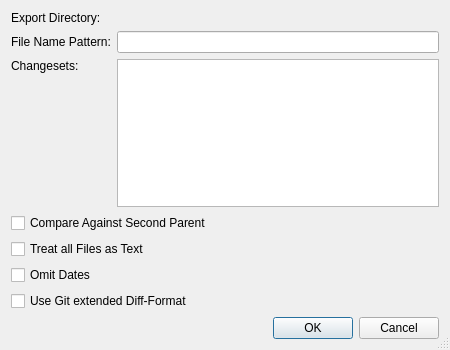
<?xml version="1.0" encoding="UTF-8"?>
<ui version="4.0">
 <class>HgExportDialog</class>
 <widget class="QDialog" name="HgExportDialog">
  <property name="geometry">
   <rect>
    <x>0</x>
    <y>0</y>
    <width>450</width>
    <height>350</height>
   </rect>
  </property>
  <property name="windowTitle">
   <string>Export Patches</string>
  </property>
  <property name="sizeGripEnabled">
   <bool>true</bool>
  </property>
  <layout class="QVBoxLayout" name="verticalLayout">
   <item>
    <layout class="QGridLayout" name="gridLayout">
     <item row="0" column="0">
      <widget class="QLabel" name="label">
       <property name="text">
        <string>Export Directory:</string>
       </property>
      </widget>
     </item>
     <item row="0" column="1">
      <widget class="E5PathPicker" name="directoryPicker" native="true">
       <property name="sizePolicy">
        <sizepolicy hsizetype="Expanding" vsizetype="Preferred">
         <horstretch>0</horstretch>
         <verstretch>0</verstretch>
        </sizepolicy>
       </property>
       <property name="focusPolicy">
        <enum>Qt::StrongFocus</enum>
       </property>
       <property name="toolTip">
        <string>Enter the target name</string>
       </property>
       <property name="whatsThis">
        <string>&lt;b&gt;Target name&lt;/b&gt;
&lt;p&gt;Enter the new name in this field. The target must be the new name or an absolute path.&lt;/p&gt;</string>
       </property>
      </widget>
     </item>
     <item row="1" column="0">
      <widget class="QLabel" name="label_2">
       <property name="text">
        <string>File Name Pattern:</string>
       </property>
      </widget>
     </item>
     <item row="1" column="1">
      <widget class="QLineEdit" name="patternEdit">
       <property name="toolTip">
        <string>Enter the file name pattern for the export files</string>
       </property>
       <property name="whatsThis">
        <string>&lt;b&gt;File Name Pattern&lt;/b&gt;
&lt;p&gt;Enter the file name pattern to be used to generate the export files
here. Valid recognized patterns are:&lt;/p&gt;
&lt;table&gt;
&lt;tr&gt;&lt;td&gt;%%&lt;/td&gt;&lt;td&gt;literal &quot;%&quot; character&lt;/td&gt;&lt;/tr&gt;
&lt;tr&gt;&lt;td&gt;%H&lt;/td&gt;&lt;td&gt;changeset hash (40 hexadecimal digits)&lt;/td&gt;&lt;/tr&gt;
&lt;tr&gt;&lt;td&gt;%N&lt;/td&gt;&lt;td&gt;number of patches being generated&lt;/td&gt;&lt;/tr&gt;
&lt;tr&gt;&lt;td&gt;%R&lt;/td&gt;&lt;td&gt;changeset revision number&lt;/td&gt;&lt;/tr&gt;
&lt;tr&gt;&lt;td&gt;%b&lt;/td&gt;&lt;td&gt;basename of the exporting repository&lt;/td&gt;&lt;/tr&gt;
&lt;tr&gt;&lt;td&gt;%h&lt;/td&gt;&lt;td&gt;short-form changeset hash (12 hexadecimal digits)&lt;/td&gt;&lt;/tr&gt;
&lt;tr&gt;&lt;td&gt;%n&lt;/td&gt;&lt;td&gt;zero-padded sequence number, starting at 1&lt;/td&gt;&lt;/tr&gt;
&lt;tr&gt;&lt;td&gt;%r&lt;/td&gt;&lt;td&gt;zero-padded changeset revision number&lt;/td&gt;&lt;/tr&gt;
&lt;/table&gt;    
</string>
       </property>
      </widget>
     </item>
     <item row="2" column="0">
      <widget class="QLabel" name="label_3">
       <property name="text">
        <string>Changesets:</string>
       </property>
       <property name="alignment">
        <set>Qt::AlignLeading|Qt::AlignLeft|Qt::AlignTop</set>
       </property>
      </widget>
     </item>
     <item row="2" column="1">
      <widget class="QPlainTextEdit" name="changesetsEdit">
       <property name="toolTip">
        <string>Enter changesets by number, id, range or revset expression one per line</string>
       </property>
       <property name="tabChangesFocus">
        <bool>true</bool>
       </property>
       <property name="lineWrapMode">
        <enum>QPlainTextEdit::NoWrap</enum>
       </property>
      </widget>
     </item>
    </layout>
   </item>
   <item>
    <widget class="QCheckBox" name="switchParentCheckBox">
     <property name="toolTip">
      <string/>
     </property>
     <property name="text">
      <string>Compare Against Second Parent</string>
     </property>
    </widget>
   </item>
   <item>
    <widget class="QCheckBox" name="textCheckBox">
     <property name="toolTip">
      <string/>
     </property>
     <property name="text">
      <string>Treat all Files as Text</string>
     </property>
    </widget>
   </item>
   <item>
    <widget class="QCheckBox" name="datesCheckBox">
     <property name="text">
      <string>Omit Dates</string>
     </property>
    </widget>
   </item>
   <item>
    <widget class="QCheckBox" name="gitCheckBox">
     <property name="text">
      <string>Use Git extended Diff-Format</string>
     </property>
    </widget>
   </item>
   <item>
    <widget class="QDialogButtonBox" name="buttonBox">
     <property name="orientation">
      <enum>Qt::Horizontal</enum>
     </property>
     <property name="standardButtons">
      <set>QDialogButtonBox::Cancel|QDialogButtonBox::Ok</set>
     </property>
    </widget>
   </item>
  </layout>
 </widget>
 <customwidgets>
  <customwidget>
   <class>E5PathPicker</class>
   <extends>QWidget</extends>
   <header>E5Gui/E5PathPicker.h</header>
   <container>1</container>
  </customwidget>
 </customwidgets>
 <tabstops>
  <tabstop>directoryPicker</tabstop>
  <tabstop>patternEdit</tabstop>
  <tabstop>changesetsEdit</tabstop>
  <tabstop>switchParentCheckBox</tabstop>
  <tabstop>textCheckBox</tabstop>
  <tabstop>datesCheckBox</tabstop>
  <tabstop>gitCheckBox</tabstop>
 </tabstops>
 <resources/>
 <connections>
  <connection>
   <sender>buttonBox</sender>
   <signal>accepted()</signal>
   <receiver>HgExportDialog</receiver>
   <slot>accept()</slot>
   <hints>
    <hint type="sourcelabel">
     <x>248</x>
     <y>254</y>
    </hint>
    <hint type="destinationlabel">
     <x>157</x>
     <y>274</y>
    </hint>
   </hints>
  </connection>
  <connection>
   <sender>buttonBox</sender>
   <signal>rejected()</signal>
   <receiver>HgExportDialog</receiver>
   <slot>reject()</slot>
   <hints>
    <hint type="sourcelabel">
     <x>316</x>
     <y>260</y>
    </hint>
    <hint type="destinationlabel">
     <x>286</x>
     <y>274</y>
    </hint>
   </hints>
  </connection>
 </connections>
</ui>
